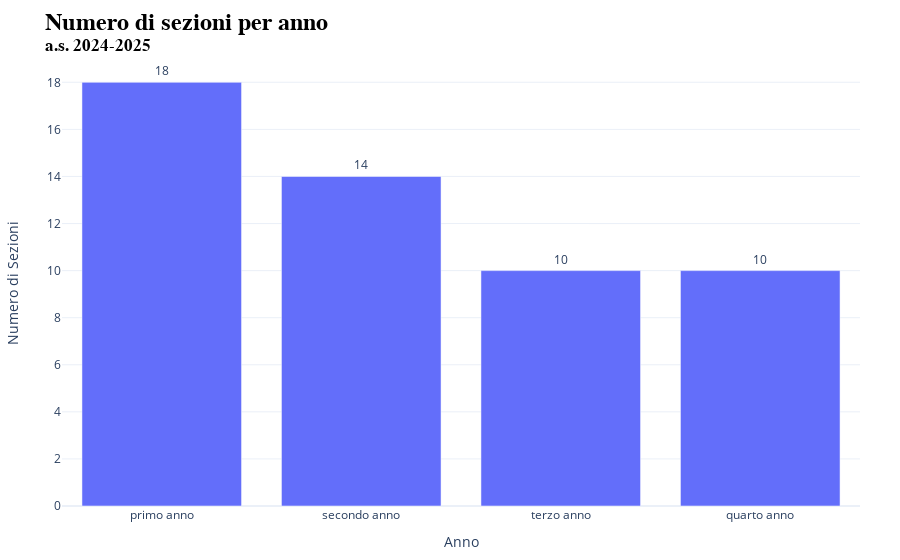

The cell this chart's notebook holds for it:
### Code cell
import pandas as pd
import plotly.express as px

# Importazione del file Excel
df = pd.read_excel('estrazione.xlsx')

# Rimuovi i valori nulli dalla colonna "Sezione" e "Classe (anno)"
df_cleaned = df.dropna(subset=['Sezione', 'Classe (anno)'])

# Raggruppa per "Classe (anno)" e conta le sezioni uniche
sezioni_per_anno = df_cleaned.groupby('Classe (anno)')['Sezione'].nunique().reset_index()
sezioni_per_anno.columns = ['Anno', 'Numero di Sezioni']

# Definisci l'ordine desiderato delle categorie
ordine_anni = ['primo anno', 'secondo anno', 'terzo anno', 'quarto anno']

# Converte la colonna 'Anno' in una categoria ordinata
sezioni_per_anno['Anno'] = pd.Categorical(sezioni_per_anno['Anno'], categories=ordine_anni, ordered=True)

# Ordina il dataframe in base alla colonna 'Anno'
sezioni_per_anno = sezioni_per_anno.sort_values('Anno')

# Creare il grafico a istogrammi utilizzando Plotly
fig00 = px.bar(
    sezioni_per_anno,
    x='Anno',
    y='Numero di Sezioni',
    text='Numero di Sezioni',
)

# Aggiornare il testo delle barre per includere il valore
fig00.update_traces(
    texttemplate='%{text}',
    textposition='outside',
)

# Modificare le impostazioni dell'asse delle y per evitare il taglio del testo
fig00.update_layout(
    yaxis=dict(
        title='Numero di Sezioni',
        title_standoff=25  # Spazio tra l'asse y e il titolo
    ),
    margin=dict(t=60, b=40, l=40, r=40),  # Aggiungere margini per evitare che il testo venga tagliato
    template='plotly_white',  # Applicare il tema plotly_white
    title={
        'text': f'Numero di sezioni per anno<br><sup>a.s. {anno_scolastico}</sup>',
        'font': {'size': 24, 'family': 'Arial', 'color': 'black', 'weight': 'bold'}
    }
)

# Configurazione per rimuovere il logo di Plotly
config = {
    'displaylogo': False
}

# Variabile per esportare grafico
grafico00 = fig00.to_html(full_html=False, config=config, include_plotlyjs='cdn')

# Mostrare il grafico
fig00.show(config=config)

### Figure 1 — Plotly figure (JSON) as saved in the notebook; plotly's stock layout.template omitted (floating-point values rounded to 4 significant figures)
{"data": [{"alignmentgroup": "True", "hovertemplate": "Anno=%{x}<br>Numero di Sezioni=%{text}<extra></extra>", "legendgroup": "", "marker": {"color": "#636efa", "pattern": {"shape": ""}}, "name": "", "offsetgroup": "", "orientation": "v", "showlegend": false, "text": [18, 14, 10, 10], "textposition": "outside", "texttemplate": "%{text}", "type": "bar", "x": ["primo anno", "secondo anno", "terzo anno", "quarto anno"], "xaxis": "x", "y": [18, 14, 10, 10], "yaxis": "y"}], "layout": {"barmode": "relative", "legend": {"tracegroupgap": 0}, "margin": {"b": 40, "l": 40, "r": 40, "t": 60}, "title": {"font": {"color": "black", "family": "Arial", "size": 24, "weight": "bold"}, "text": "Numero di sezioni per anno<br><sup>a.s. 2024-2025</sup>"}, "xaxis": {"anchor": "y", "domain": [0, 1], "title": {"text": "Anno"}}, "yaxis": {"anchor": "x", "domain": [0, 1], "title": {"standoff": 25, "text": "Numero di Sezioni"}}}}
